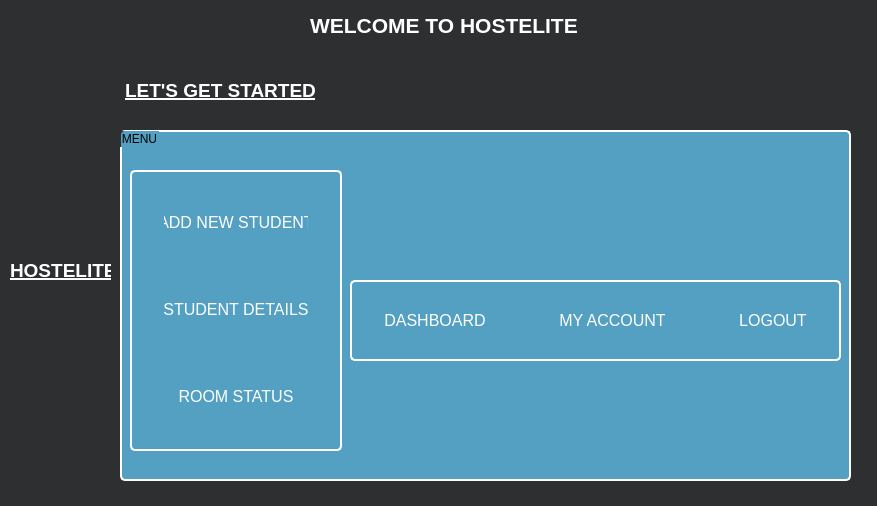
<?xml version="1.0" encoding="UTF-8"?>
<ui version="4.0">
 <class>menu_ui</class>
 <widget class="QDialog" name="menu_ui">
  <property name="geometry">
   <rect>
    <x>0</x>
    <y>0</y>
    <width>877</width>
    <height>506</height>
   </rect>
  </property>
  <property name="windowTitle">
   <string>menu</string>
  </property>
  <property name="styleSheet">
   <string notr="true">background-color: rgb(46, 47, 48);</string>
  </property>
  <widget class="QGroupBox" name="groupBox">
   <property name="geometry">
    <rect>
     <x>120</x>
     <y>130</y>
     <width>731</width>
     <height>351</height>
    </rect>
   </property>
   <property name="autoFillBackground">
    <bool>false</bool>
   </property>
   <property name="styleSheet">
    <string notr="true">    border: 2px solid white;

  border-radius: 5px;
background-color: rgb(84, 160, 194);
border-color: rgb(255, 255, 255);
</string>
   </property>
   <property name="title">
    <string>MENU</string>
   </property>
   <widget class="QWidget" name="layoutWidget">
    <property name="geometry">
     <rect>
      <x>230</x>
      <y>150</y>
      <width>491</width>
      <height>81</height>
     </rect>
    </property>
    <layout class="QHBoxLayout" name="horizontalLayout">
     <item>
      <widget class="QPushButton" name="DB">
       <property name="styleSheet">
        <string notr="true">QPushButton {
    background-color: rgb(84, 160, 194);
    border: none;
    color: white;
    padding: 15px 32px;
    text-align: center;
    text-decoration: none;
    display: inline-block;
    font-size: 16px;
    margin: 4px 2px;
    cursor: pointer;
}

QPushButton:hover {
    background-color: #45a049; /* Darker green */
}

QPushButton:pressed {
    background-color: #008C00; /* Even darker green */
}
</string>
       </property>
       <property name="text">
        <string>DASHBOARD</string>
       </property>
      </widget>
     </item>
     <item>
      <widget class="QPushButton" name="MYA">
       <property name="acceptDrops">
        <bool>false</bool>
       </property>
       <property name="styleSheet">
        <string notr="true">QPushButton {
    background-color: rgb(84, 160, 194);
    border: none;
    color: white;
    padding: 15px 32px;
    text-align: center;
    text-decoration: none;
    display: inline-block;
    font-size: 16px;
    margin: 4px 2px;
    cursor: pointer;
}

QPushButton:hover {
    background-color: #45a049; /* Darker green */
}

QPushButton:pressed {
    background-color: #008C00; /* Even darker green */
}
</string>
       </property>
       <property name="text">
        <string>MY ACCOUNT</string>
       </property>
      </widget>
     </item>
     <item>
      <widget class="QPushButton" name="pushButton">
       <property name="styleSheet">
        <string notr="true">QPushButton {
    background-color: rgb(84, 160, 194);
    border: none;
    color: white;
    padding: 15px 32px;
    text-align: center;
    text-decoration: none;
    display: inline-block;
    font-size: 16px;
    margin: 4px 2px;
    cursor: pointer;
}

QPushButton:hover {
    background-color: #45a049; /* Darker green */
}

QPushButton:pressed {
    background-color: #008C00; /* Even darker green */
}
</string>
       </property>
       <property name="text">
        <string>LOGOUT</string>
       </property>
      </widget>
     </item>
    </layout>
   </widget>
   <widget class="QWidget" name="layoutWidget">
    <property name="geometry">
     <rect>
      <x>10</x>
      <y>40</y>
      <width>212</width>
      <height>281</height>
     </rect>
    </property>
    <layout class="QVBoxLayout" name="verticalLayout">
     <item>
      <widget class="QPushButton" name="ANS">
       <property name="styleSheet">
        <string notr="true">QPushButton {
    background-color: rgb(84, 160, 194);
    border: none;
    color: white;
    padding: 15px 32px;
    text-align: center;
    text-decoration: none;
    display: inline-block;
    font-size: 16px;
    margin: 4px 2px;
    cursor: pointer;
}

QPushButton:hover {
    background-color: #45a049; /* Darker green */
}

QPushButton:pressed {
    background-color: #008C00; /* Even darker green */
}
</string>
       </property>
       <property name="text">
        <string>ADD NEW STUDENT</string>
       </property>
      </widget>
     </item>
     <item>
      <widget class="QPushButton" name="SD">
       <property name="styleSheet">
        <string notr="true">QPushButton {
    background-color: rgb(84, 160, 194);
    border: none;
    color: white;
    padding: 15px 32px;
    text-align: center;
    text-decoration: none;
    display: inline-block;
    font-size: 16px;
    margin: 4px 2px;
    cursor: pointer;
}

QPushButton:hover {
    background-color: #45a049; /* Darker green */
}

QPushButton:pressed {
    background-color: #008C00; /* Even darker green */
}
</string>
       </property>
       <property name="text">
        <string>STUDENT DETAILS</string>
       </property>
      </widget>
     </item>
     <item>
      <widget class="QPushButton" name="RS">
       <property name="styleSheet">
        <string notr="true">QPushButton {
    background-color: rgb(84, 160, 194);
    border: none;
    color: white;
    padding: 15px 32px;
    text-align: center;
    text-decoration: none;
    display: inline-block;
    font-size: 16px;
    margin: 4px 2px;
    cursor: pointer;
}

QPushButton:hover {
    background-color: #45a049; /* Darker green */
}

QPushButton:pressed {
    background-color: #008C00; /* Even darker green */
}
</string>
       </property>
       <property name="text">
        <string>ROOM STATUS</string>
       </property>
      </widget>
     </item>
    </layout>
   </widget>
  </widget>
  <widget class="QLabel" name="label">
   <property name="geometry">
    <rect>
     <x>10</x>
     <y>240</y>
     <width>101</width>
     <height>61</height>
    </rect>
   </property>
   <property name="layoutDirection">
    <enum>Qt::LeftToRight</enum>
   </property>
   <property name="styleSheet">
    <string notr="true"/>
   </property>
   <property name="text">
    <string>&lt;html&gt;&lt;head/&gt;&lt;body&gt;&lt;p align=&quot;justify&quot;&gt;&lt;span style=&quot; font-size:14pt; font-weight:700; text-decoration: underline; color:#ffffff;&quot;&gt;HOSTELITE&lt;/span&gt;&lt;/p&gt;&lt;/body&gt;&lt;/html&gt;</string>
   </property>
   <property name="alignment">
    <set>Qt::AlignCenter</set>
   </property>
  </widget>
  <widget class="QLabel" name="label_2">
   <property name="geometry">
    <rect>
     <x>30</x>
     <y>20</y>
     <width>161</width>
     <height>81</height>
    </rect>
   </property>
   <property name="text">
    <string/>
   </property>
  </widget>
  <widget class="QLabel" name="label_3">
   <property name="geometry">
    <rect>
     <x>310</x>
     <y>0</y>
     <width>291</width>
     <height>51</height>
    </rect>
   </property>
   <property name="text">
    <string>&lt;html&gt;&lt;head/&gt;&lt;body&gt;&lt;p&gt;&lt;span style=&quot; font-size:16pt; font-weight:700; color:#ffffff;&quot;&gt;WELCOME TO HOSTELITE&lt;/span&gt;&lt;/p&gt;&lt;/body&gt;&lt;/html&gt;</string>
   </property>
  </widget>
  <widget class="QLabel" name="label_4">
   <property name="geometry">
    <rect>
     <x>70</x>
     <y>60</y>
     <width>301</width>
     <height>61</height>
    </rect>
   </property>
   <property name="text">
    <string>&lt;html&gt;&lt;head/&gt;&lt;body&gt;&lt;p align=&quot;center&quot;&gt;&lt;span style=&quot; font-size:14pt; font-weight:700; text-decoration: underline; color:#ffffff;&quot;&gt;LET'S GET STARTED&lt;/span&gt;&lt;/p&gt;&lt;/body&gt;&lt;/html&gt;</string>
   </property>
  </widget>
 </widget>
 <resources/>
 <connections/>
</ui>
